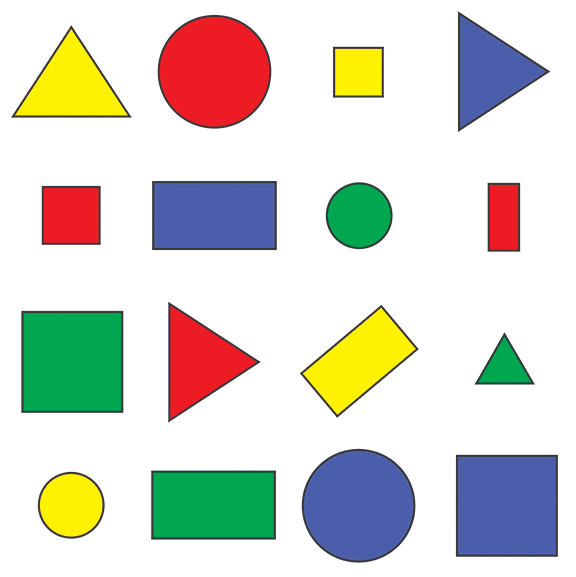
#> input picture Object_Detection/Example_Code/shapes.png, 576 x 577 px
$ python -i ContourAndColorDetection.py   (imports and definitions only)
#> lines starting #> are read from the running program, lines starting #| are printed output that depends on the picture; after the words box and inside, x2 and y2 are one past the last pixel; in counts of white or black regions, pixels touching at a corner belong together
#> further down, picture is the input picture: shape (577, 576, 3); mean B, G, R 205.1, 214.3, 214.2
import cv2
import numpy as np


def empty(a):
    pass


# create track bars
# [13 lines not run here, left out]


def getDilation(img):
    imgBlur = cv2.GaussianBlur(img, (7, 7), 1)  # Apply slight blur
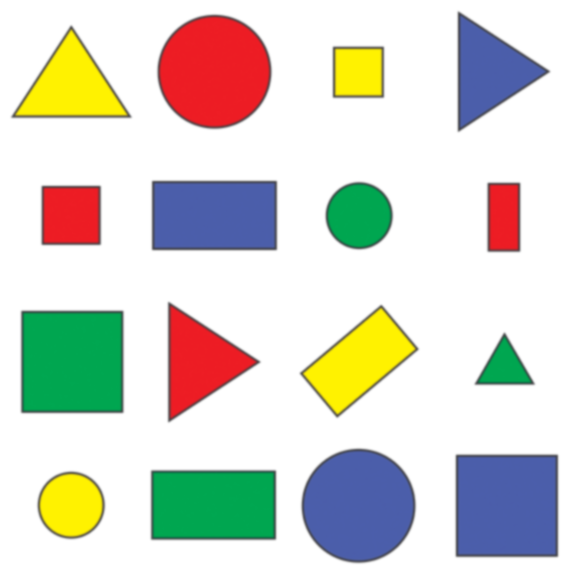
#> imgBlur: shape (577, 576, 3); mean B, G, R 205.1, 214.3, 214.2
    imgGray = cv2.cvtColor(imgBlur, cv2.COLOR_BGR2GRAY)  # Apply grayscale
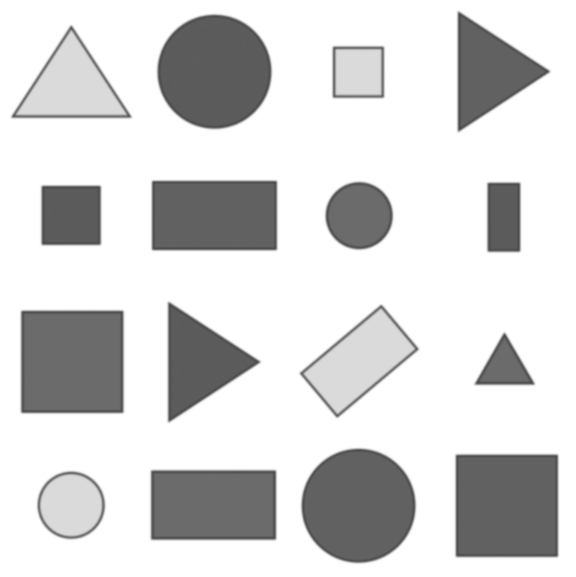
#> imgGray: shape (577, 576); min 72, max 255, mean 213.2
    threshold1 = cv2.getTrackbarPos("Threshold1", "Parameters")  # Lower threshold bound
    threshold2 = cv2.getTrackbarPos("Threshold2", "Parameters")  # Upper threshold bound
    imgCanny = cv2.Canny(imgGray, threshold1, threshold2)  # Apply edge detection (Canny)
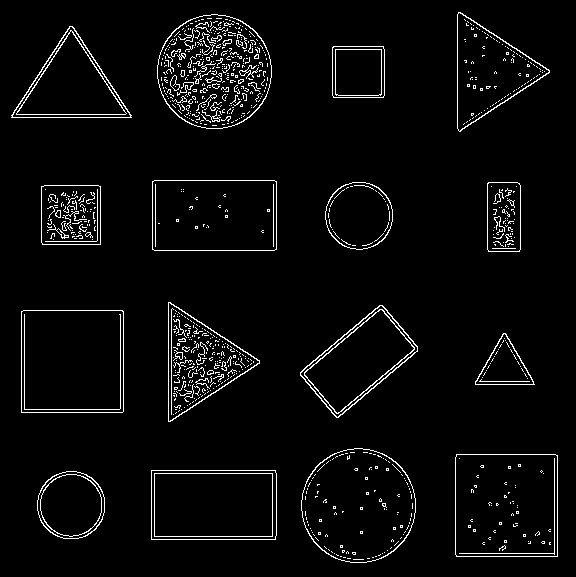
#> imgCanny: shape (577, 576); 3.9% white in thin lines or dots
    kernel = np.ones((5, 5))
    imgDil = cv2.dilate(imgCanny, kernel, iterations=1)  # Process for filtering out background noise
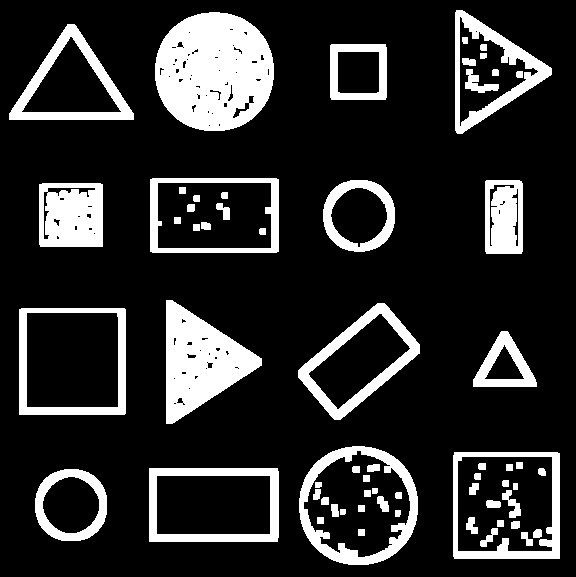
#> imgDil: shape (577, 576); 17.5% white; 64 white regions, largest, box (x1, y1, x2, y2) and area: (155, 12, 274, 131) 10949, (166, 300, 262, 424) 6485, (39, 183, 103, 247) 3765
    return imgDil


def getContours(img, imgContour):
    contours, hierarchy = cv2.findContours(img, cv2.RETR_EXTERNAL,
                                           cv2.CHAIN_APPROX_NONE)  # Use edge detection map img
    for cnt in contours:
        area = cv2.contourArea(cnt)
        areaMin = cv2.getTrackbarPos("Area", "Parameters")  # Min area set by trackbar
        if area > areaMin:
            cv2.drawContours(imgContour, cnt, -1, (255, 0, 255), 2)
            perimeter = cv2.arcLength(cnt, True)
            approx = cv2.approxPolyDP(cnt, 0.02 * perimeter, True)
            x, y, w, h = cv2.boundingRect(approx)  # Find bounding box
            objectEdge = (x + w, y + (h // 2))  # (right most point, center)

            cv2.rectangle(imgContour, (x, y), (x + w, y + h), (0, 255, 0), 2)
            cv2.putText(imgContour, "w={},h={}".format(w, h), (x - 175, y + h // 2), cv2.FONT_HERSHEY_SIMPLEX, 0.7,
                        (36, 255, 12), 2)
            return objectEdge


def readTrackBars():
    h_min = cv2.getTrackbarPos("HUE Min", "HSV")
    h_max = cv2.getTrackbarPos("HUE Max", "HSV")
    s_min = cv2.getTrackbarPos("SAT Min", "HSV")
    s_max = cv2.getTrackbarPos("SAT Max", "HSV")
    v_min = cv2.getTrackbarPos("VALUE Min", "HSV")
    v_max = cv2.getTrackbarPos("VALUE Max", "HSV")

    HSVMinMaxArray = [[h_min, s_min, v_min], [h_max, s_max, v_max]]
    return HSVMinMaxArray


def getHSV(img, imgHSV, HSVArray):
    lower = np.array(HSVArray[0])   # lower bound
    upper = np.array(HSVArray[1])   # upper bound
    mask = cv2.inRange(imgHSV, lower, upper)
    result = cv2.bitwise_and(img, img, mask=mask)
    # mask = cv2.cvtColor(mask, cv2.COLOR_GRAY2BGR)

    return result

>>> import cv2
>>> picture = cv2.imread('../Example_Code/shapes.png')
>>> result = getDilation(picture)
